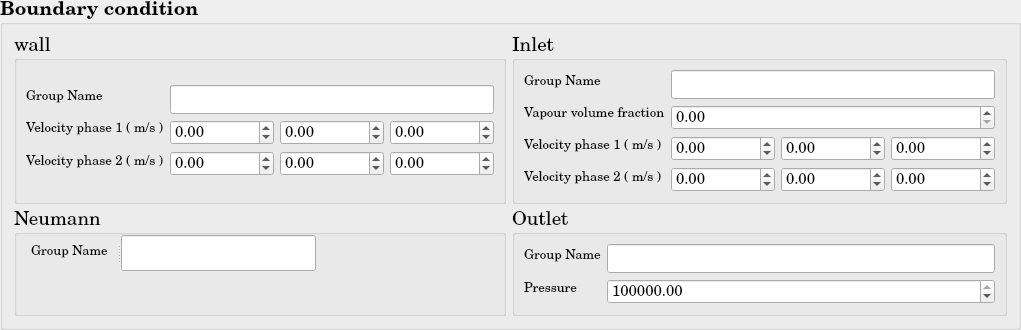
         <widget class="QGroupBox" name="Iso2F_BoundaryConditionGroup">
          <property name="font">
           <font>
            <family>Century Schoolbook L</family>
            <pointsize>14</pointsize>
            <weight>75</weight>
            <bold>true</bold>
           </font>
          </property>
          <property name="title">
           <string>Boundary condition</string>
          </property>
          <layout class="QGridLayout" name="gridLayout_26">
           <item row="0" column="0">
            <layout class="QGridLayout" name="Iso2F_BoundaryConditionGrid">
             <item row="0" column="0">
              <widget class="QGroupBox" name="Iso2F_BC_Wall_Group">
               <property name="font">
                <font>
                 <family>Century Schoolbook L</family>
                 <pointsize>14</pointsize>
                 <weight>50</weight>
                 <bold>false</bold>
                </font>
               </property>
               <property name="title">
                <string>wall</string>
               </property>
               <layout class="QGridLayout" name="gridLayout_27">
                <item row="0" column="0">
                 <layout class="QHBoxLayout" name="Iso2F_BC_Wall_Layout">
                  <item>
                   <layout class="QVBoxLayout" name="Iso2F_BoundaryCondition_Wall_vLayout">
                    <item>
                     <widget class="QLabel" name="Iso2F_BC_Wall_GroupName">
                      <property name="text">
                       <string>&lt;html&gt;&lt;head/&gt;&lt;body&gt;&lt;p&gt;&lt;span style=&quot; font-size:10pt;&quot;&gt;Group Name&lt;/span&gt;&lt;/p&gt;&lt;/body&gt;&lt;/html&gt;</string>
                      </property>
                     </widget>
                    </item>
                    <item>
                     <widget class="QLabel" name="Iso2F_BC_Wall_VelocityP1">
                      <property name="text">
                       <string>&lt;html&gt;&lt;head/&gt;&lt;body&gt;&lt;p&gt;&lt;span style=&quot; font-size:10pt;&quot;&gt;Velocity phase 1 ( m/s )&lt;/span&gt;&lt;/p&gt;&lt;/body&gt;&lt;/html&gt;</string>
                      </property>
                     </widget>
                    </item>
                    <item>
                     <widget class="QLabel" name="Iso2F_BC_Wall_VelocityP2">
                      <property name="text">
                       <string>&lt;html&gt;&lt;head/&gt;&lt;body&gt;&lt;p&gt;&lt;span style=&quot; font-size:10pt;&quot;&gt;Velocity phase 2 ( m/s )&lt;/span&gt;&lt;/p&gt;&lt;/body&gt;&lt;/html&gt;</string>
                      </property>
                     </widget>
                    </item>
                   </layout>
                  </item>
                  <item>
                   <layout class="QVBoxLayout" name="Iso2F_BoundaryCondition_Wall_vLayout_2">
                    <item>
                     <widget class="QLineEdit" name="Iso2F_BC_Wall_GroupName_lineEdit"/>
                    </item>
                    <item>
                     <layout class="QHBoxLayout" name="Iso2F_BC_Wall_Velocity1vLayout">
                      <item>
                       <widget class="QDoubleSpinBox" name="Iso2F_BC_Wall_VelocityP1_1d_doubleSpinBox">
                        <property name="font">
                         <font>
                          <pointsize>11</pointsize>
                         </font>
                        </property>
                        <property name="minimum">
                         <double>-1000000000.000000000000000</double>
                        </property>
                        <property name="maximum">
                         <double>1000000000.000000000000000</double>
                        </property>
                       </widget>
                      </item>
                      <item>
                       <widget class="QDoubleSpinBox" name="Iso2F_BC_Wall_VelocityP1_2d_doubleSpinBox">
                        <property name="font">
                         <font>
                          <pointsize>11</pointsize>
                         </font>
                        </property>
                        <property name="minimum">
                         <double>-1000000000.000000000000000</double>
                        </property>
                        <property name="maximum">
                         <double>1000000000.000000000000000</double>
                        </property>
                       </widget>
                      </item>
                      <item>
                       <widget class="QDoubleSpinBox" name="Iso2F_BC_Wall_VelocityP1_3d_doubleSpinBox">
                        <property name="font">
                         <font>
                          <pointsize>11</pointsize>
                         </font>
                        </property>
                        <property name="minimum">
                         <double>-1000000000.000000000000000</double>
                        </property>
                        <property name="maximum">
                         <double>1000000000.000000000000000</double>
                        </property>
                       </widget>
                      </item>
                     </layout>
                    </item>
                    <item>
                     <layout class="QHBoxLayout" name="Iso2F_BC_Wall_Velocity2vLayout">
                      <item>
                       <widget class="QDoubleSpinBox" name="Iso2F_BC_Wall_VelocityP2_1d_doubleSpinBox">
                        <property name="font">
                         <font>
                          <pointsize>11</pointsize>
                         </font>
                        </property>
                        <property name="minimum">
                         <double>-1000000000.000000000000000</double>
                        </property>
                        <property name="maximum">
                         <double>1000000000.000000000000000</double>
                        </property>
                       </widget>
                      </item>
                      <item>
                       <widget class="QDoubleSpinBox" name="Iso2F_BC_Wall_VelocityP2_2d_doubleSpinBox">
                        <property name="font">
                         <font>
                          <pointsize>11</pointsize>
                         </font>
                        </property>
                        <property name="minimum">
                         <double>-1000000000.000000000000000</double>
                        </property>
                        <property name="maximum">
                         <double>1000000000.000000000000000</double>
                        </property>
                       </widget>
                      </item>
                      <item>
                       <widget class="QDoubleSpinBox" name="Iso2F_BC_Wall_VelocityP2_3d_doubleSpinBox">
                        <property name="font">
                         <font>
                          <pointsize>11</pointsize>
                         </font>
                        </property>
                        <property name="minimum">
                         <double>-1000000000.000000000000000</double>
                        </property>
                        <property name="maximum">
                         <double>1000000000.000000000000000</double>
                        </property>
                       </widget>
                      </item>
                     </layout>
                    </item>
                   </layout>
                  </item>
                 </layout>
                </item>
               </layout>
              </widget>
             </item>
             <item row="0" column="1">
              <widget class="QGroupBox" name="Iso2F_BoundaryCondition_Inlet_Group">
               <property name="font">
                <font>
                 <family>Century Schoolbook L</family>
                 <pointsize>14</pointsize>
                 <weight>50</weight>
                 <bold>false</bold>
                </font>
               </property>
               <property name="title">
                <string>Inlet</string>
               </property>
               <layout class="QGridLayout" name="gridLayout_28">
                <item row="0" column="0">
                 <layout class="QHBoxLayout" name="Iso2F_BoundaryCondition_Inlet_Layout">
                  <item>
                   <layout class="QVBoxLayout" name="Iso2F_FEqs_BoundaryCondition_Inlet_vLayout">
                    <item>
                     <widget class="QLabel" name="Iso2F_BC_Inlet_GroupName">
                      <property name="text">
                       <string>&lt;html&gt;&lt;head/&gt;&lt;body&gt;&lt;p&gt;&lt;span style=&quot; font-size:10pt;&quot;&gt;Group Name&lt;/span&gt;&lt;/p&gt;&lt;/body&gt;&lt;/html&gt;</string>
                      </property>
                     </widget>
                    </item>
                    <item>
                     <widget class="QLabel" name="Iso2F_BC_Inlet_Alpha">
                      <property name="text">
                       <string>&lt;html&gt;&lt;head/&gt;&lt;body&gt;&lt;p&gt;&lt;span style=&quot; font-size:10pt;&quot;&gt;Vapour volume fraction&lt;/span&gt;&lt;/p&gt;&lt;/body&gt;&lt;/html&gt;</string>
                      </property>
                     </widget>
                    </item>
                    <item>
                     <widget class="QLabel" name="Iso2F_BC_Inlet_VelocityP1">
                      <property name="text">
                       <string>&lt;html&gt;&lt;head/&gt;&lt;body&gt;&lt;p&gt;&lt;span style=&quot; font-size:10pt;&quot;&gt;Velocity phase 1 ( m/s )&lt;/span&gt;&lt;/p&gt;&lt;/body&gt;&lt;/html&gt;</string>
                      </property>
                     </widget>
                    </item>
                    <item>
                     <widget class="QLabel" name="Iso2F_BC_Inlet_VelocityP2">
                      <property name="text">
                       <string>&lt;html&gt;&lt;head/&gt;&lt;body&gt;&lt;p&gt;&lt;span style=&quot; font-size:10pt;&quot;&gt;Velocity phase 2 ( m/s )&lt;/span&gt;&lt;/p&gt;&lt;/body&gt;&lt;/html&gt;</string>
                      </property>
                     </widget>
                    </item>
                   </layout>
                  </item>
                  <item>
                   <layout class="QVBoxLayout" name="Iso2F_BoundaryCondition_Inlet_vLayout_2">
                    <item>
                     <widget class="QLineEdit" name="Iso2F_BC_Inlet_GroupName_lineEdit"/>
                    </item>
                    <item>
                     <widget class="QDoubleSpinBox" name="Iso2F_BC_Inlet_Alpha_doubleSpinBox">
                      <property name="font">
                       <font>
                        <pointsize>11</pointsize>
                       </font>
                      </property>
                      <property name="maximum">
                       <double>1.000000000000000</double>
                      </property>
                     </widget>
                    </item>
                    <item>
                     <layout class="QHBoxLayout" name="Iso2F_BC_Inlet_VelocityP1Layout">
                      <item>
                       <widget class="QDoubleSpinBox" name="Iso2F_BC_Inlet_VelocityP1_1d_doubleSpinBox">
                        <property name="font">
                         <font>
                          <pointsize>11</pointsize>
                         </font>
                        </property>
                        <property name="minimum">
                         <double>-1000000000.000000000000000</double>
                        </property>
                        <property name="maximum">
                         <double>1000000000.000000000000000</double>
                        </property>
                       </widget>
                      </item>
                      <item>
                       <widget class="QDoubleSpinBox" name="Iso2F_BC_Inlet_VelocityP1_2d_doubleSpinBox">
                        <property name="font">
                         <font>
                          <pointsize>11</pointsize>
                         </font>
                        </property>
                        <property name="minimum">
                         <double>-1000000000.000000000000000</double>
                        </property>
                        <property name="maximum">
                         <double>1000000000.000000000000000</double>
                        </property>
                       </widget>
                      </item>
                      <item>
                       <widget class="QDoubleSpinBox" name="Iso2F_BC_Inlet_VelocityP1_3d_doubleSpinBox">
                        <property name="font">
                         <font>
                          <pointsize>11</pointsize>
                         </font>
                        </property>
                        <property name="minimum">
                         <double>-1000000000.000000000000000</double>
                        </property>
                        <property name="maximum">
                         <double>1000000000.000000000000000</double>
                        </property>
                       </widget>
                      </item>
                     </layout>
                    </item>
                    <item>
                     <layout class="QHBoxLayout" name="Iso2F_BC_Inlet_VelocityP2Layout">
                      <item>
                       <widget class="QDoubleSpinBox" name="Iso2F_BC_Inlet_VelocityP2_1d_doubleSpinBox">
                        <property name="font">
                         <font>
                          <pointsize>11</pointsize>
                         </font>
                        </property>
                        <property name="minimum">
                         <double>-1000000000.000000000000000</double>
                        </property>
                        <property name="maximum">
                         <double>1000000000.000000000000000</double>
                        </property>
                       </widget>
                      </item>
                      <item>
                       <widget class="QDoubleSpinBox" name="Iso2F_BC_Inlet_VelocityP2_2d_doubleSpinBox">
                        <property name="font">
                         <font>
                          <pointsize>11</pointsize>
                         </font>
                        </property>
                        <property name="minimum">
                         <double>-1000000000.000000000000000</double>
                        </property>
                        <property name="maximum">
                         <double>1000000000.000000000000000</double>
                        </property>
                       </widget>
                      </item>
                      <item>
                       <widget class="QDoubleSpinBox" name="Iso2F_BC_Inlet_VelocityP2_3d_doubleSpinBox">
                        <property name="font">
                         <font>
                          <pointsize>11</pointsize>
                         </font>
                        </property>
                        <property name="minimum">
                         <double>-1000000000.000000000000000</double>
                        </property>
                        <property name="maximum">
                         <double>1000000000.000000000000000</double>
                        </property>
                       </widget>
                      </item>
                     </layout>
                    </item>
                   </layout>
                  </item>
                 </layout>
                </item>
               </layout>
              </widget>
             </item>
             <item row="1" column="0">
              <widget class="QGroupBox" name="Iso2F_FEqs_BoundaryCondition_Neumann_Group">
               <property name="font">
                <font>
                 <family>Century Schoolbook L</family>
                 <pointsize>14</pointsize>
                 <weight>50</weight>
                 <bold>false</bold>
                </font>
               </property>
               <property name="title">
                <string>Neumann</string>
               </property>
               <widget class="QSplitter" name="Iso2F_BC_Neumann_GroupNameSplitter">
                <property name="geometry">
                 <rect>
                  <x>17</x>
                  <y>25</y>
                  <width>285</width>
                  <height>36</height>
                 </rect>
                </property>
                <property name="orientation">
                 <enum>Qt::Horizontal</enum>
                </property>
                <widget class="QLabel" name="Iso2F_BC_Neumann_GroupName">
                 <property name="text">
                  <string>&lt;html&gt;&lt;head/&gt;&lt;body&gt;&lt;p&gt;&lt;span style=&quot; font-size:10pt;&quot;&gt;Group Name&lt;/span&gt;&lt;/p&gt;&lt;/body&gt;&lt;/html&gt;</string>
                 </property>
                </widget>
                <widget class="QLineEdit" name="Iso2F_BC_Neumann_GroupName_lineEdit"/>
               </widget>
              </widget>
             </item>
             <item row="1" column="1">
              <widget class="QGroupBox" name="Iso2F_BoundaryCondition_Outlet_Group">
               <property name="font">
                <font>
                 <family>Century Schoolbook L</family>
                 <pointsize>14</pointsize>
                 <weight>50</weight>
                 <bold>false</bold>
                </font>
               </property>
               <property name="title">
                <string>Outlet</string>
               </property>
               <layout class="QGridLayout" name="gridLayout_29">
                <item row="0" column="0">
                 <layout class="QHBoxLayout" name="Iso2F_BoundaryCondition_Outlet_Layout">
                  <item>
                   <layout class="QVBoxLayout" name="Iso2F_BoundaryCondition_Outlet_vLayout">
                    <item>
                     <widget class="QLabel" name="Iso2F_BC_Outlet_GroupName">
                      <property name="text">
                       <string>&lt;html&gt;&lt;head/&gt;&lt;body&gt;&lt;p&gt;&lt;span style=&quot; font-size:10pt;&quot;&gt;Group Name&lt;/span&gt;&lt;/p&gt;&lt;/body&gt;&lt;/html&gt;</string>
                      </property>
                     </widget>
                    </item>
                    <item>
                     <widget class="QLabel" name="Iso2F_BC_Outlet_Pressure">
                      <property name="text">
                       <string>&lt;html&gt;&lt;head/&gt;&lt;body&gt;&lt;p&gt;&lt;span style=&quot; font-size:10pt;&quot;&gt;Pressure&lt;/span&gt;&lt;/p&gt;&lt;/body&gt;&lt;/html&gt;</string>
                      </property>
                     </widget>
                    </item>
                   </layout>
                  </item>
                  <item>
                   <layout class="QVBoxLayout" name="Iso2F_BoundaryCondition_Outlet_vLayout_2">
                    <item>
                     <widget class="QLineEdit" name="Iso2F_BC_Outlet_GroupNamelineEdit"/>
                    </item>
                    <item>
                     <widget class="QDoubleSpinBox" name="Iso2F_BC_Outlet_PressuredoubleSpinBox">
                      <property name="font">
                       <font>
                        <pointsize>11</pointsize>
                       </font>
                      </property>
                      <property name="maximum">
                       <double>1000000000.000000000000000</double>
                      </property>
                      <property name="value">
                       <double>100000.000000000000000</double>
                      </property>
                     </widget>
                    </item>
                   </layout>
                  </item>
                 </layout>
                </item>
               </layout>
              </widget>
             </item>
            </layout>
           </item>
          </layout>
         </widget>
